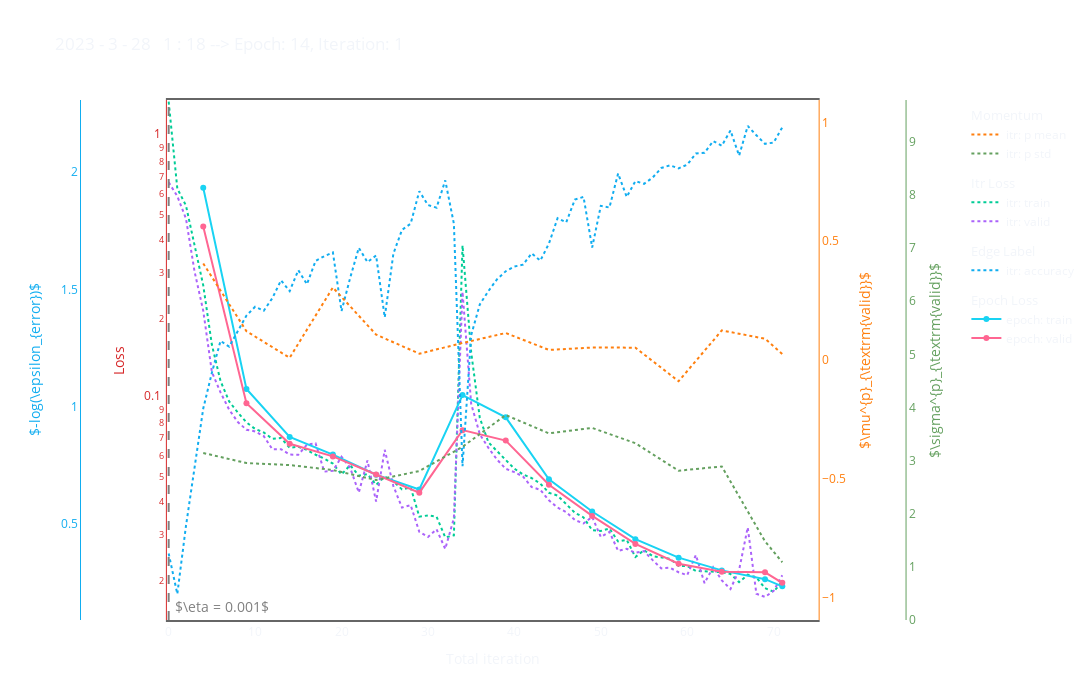

The cell this chart's notebook holds for it:
### Code cell
df, t = update_csv()
fig = update_fig(df, t)
fig.show()
while True:
    df, t = update_csv()
    fig = update_fig(df, t)
    time.sleep(30)
    clear_output(wait=False)
    fig.show()

### Figure 1 — Plotly figure (JSON) as saved in the notebook; plotly's stock layout.template omitted (floating-point values rounded to 4 significant figures)
{"data": [{"legendgroup": "Momentum", "legendgrouptitle": {"text": "Momentum"}, "line": {"color": "#ff7f0e", "dash": "dot"}, "mode": "lines", "name": "itr: p mean", "x": [4, 9, 14, 19, 24, 29, 34, 39, 44, 49, 54, 59, 64, 69, 71], "y": [0.4064, 0.1211, 0.009399, 0.3052, 0.1068, 0.02652, 0.07149, 0.1135, 0.04238, 0.05253, 0.05193, -0.08931, 0.1244, 0.08961, 0.02478], "yaxis": "y3", "type": "scatter", "uid": "45822152-addd-4f3f-a81d-f444a36270a8"}, {"legendgroup": "Momentum", "line": {"color": "#64a05f", "dash": "dot"}, "mode": "lines", "name": "itr: p std", "x": [4, 9, 14, 19, 24, 29, 34, 39, 44, 49, 54, 59, 64, 69, 71], "y": [3.144, 2.954, 2.917, 2.824, 2.634, 2.805, 3.26, 3.859, 3.513, 3.616, 3.328, 2.81, 2.891, 1.481, 1.087], "yaxis": "y4", "type": "scatter", "uid": "1aa3ec95-10e0-48d1-9d9b-93cc5675407d"}, {"legendgroup": "Itr Loss", "legendgrouptitle": {"text": "Itr Loss"}, "line": {"dash": "dot"}, "mode": "lines", "name": "itr: train", "x": [0, 1, 2, 3, 4, 5, 6, 7, 8, 9, 10, 11, 12, 13, 14, 15, 16, 17, 18, 19, 20, 21, 22, 23, 24, 25, 26, 27, 28, 29, 30, 31, 32, 33, 34, 35, 36, 37, 38, 39, 40, 41, 42, 43, 44, 45, 46, 47, 48, 49, 50, 51, 52, 53, 54, 55, 56, 57, 58, 59, 60, 61, 62, 63, 64, 65, 66, 67, 68, 69, 70, 71], "y": [1.352, 0.6301, 0.5426, 0.3799, 0.2688, 0.1593, 0.1158, 0.09679, 0.08777, 0.08051, 0.07596, 0.07365, 0.06963, 0.0702, 0.06439, 0.06492, 0.06311, 0.06053, 0.05853, 0.05601, 0.05086, 0.05524, 0.05034, 0.05101, 0.04644, 0.04993, 0.04785, 0.04463, 0.0454, 0.03509, 0.03549, 0.03508, 0.02923, 0.02978, 0.382, 0.1492, 0.08362, 0.06748, 0.0623, 0.05791, 0.05352, 0.05093, 0.04929, 0.04695, 0.04331, 0.04225, 0.03908, 0.03634, 0.03487, 0.03113, 0.03095, 0.03163, 0.02821, 0.02862, 0.02461, 0.02614, 0.0248, 0.02445, 0.02425, 0.02276, 0.02272, 0.02179, 0.02168, 0.02165, 0.02154, 0.02119, 0.01973, 0.02106, 0.02055, 0.01871, 0.01814, 0.01989], "type": "scatter", "uid": "0dd54ea4-5bb5-40fd-b49b-d69381858c2a"}, {"legendgroup": "Itr Loss", "line": {"dash": "dot"}, "mode": "lines", "name": "itr: valid", "x": [0, 1, 2, 3, 4, 5, 6, 7, 8, 9, 10, 11, 12, 13, 14, 15, 16, 17, 18, 19, 20, 21, 22, 23, 24, 25, 26, 27, 28, 29, 30, 31, 32, 33, 34, 35, 36, 37, 38, 39, 40, 41, 42, 43, 44, 45, 46, 47, 48, 49, 50, 51, 52, 53, 54, 55, 56, 57, 58, 59, 60, 61, 62, 63, 64, 65, 66, 67, 68, 69, 70, 71], "y": [0.6655, 0.5888, 0.484, 0.3031, 0.215, 0.1254, 0.1047, 0.08998, 0.08073, 0.07544, 0.07432, 0.07133, 0.06353, 0.06358, 0.06062, 0.06051, 0.06617, 0.06691, 0.05216, 0.05251, 0.05947, 0.05393, 0.04339, 0.05752, 0.04008, 0.0632, 0.04593, 0.03802, 0.03886, 0.03071, 0.02936, 0.03141, 0.02642, 0.03461, 0.254, 0.09474, 0.0725, 0.06426, 0.05795, 0.05351, 0.05193, 0.04994, 0.04556, 0.04444, 0.04051, 0.038, 0.03653, 0.03408, 0.03306, 0.03505, 0.02938, 0.03072, 0.02598, 0.02647, 0.02553, 0.02592, 0.02394, 0.02226, 0.02239, 0.02152, 0.02098, 0.02504, 0.01955, 0.0225, 0.02004, 0.01856, 0.02196, 0.03193, 0.01781, 0.01732, 0.01829, 0.02095], "type": "scatter", "uid": "62dcacec-d4b9-44c5-a151-fd71bfeb6175"}, {"legendgroup": "Edge Label", "legendgrouptitle": {"text": "Edge Label"}, "line": {"color": "#11ADF0", "dash": "dot"}, "mode": "lines", "name": "itr: accuracy", "x": [0, 1, 2, 3, 4, 5, 6, 7, 8, 9, 10, 11, 12, 13, 14, 15, 16, 17, 18, 19, 20, 21, 22, 23, 24, 25, 26, 27, 28, 29, 30, 31, 32, 33, 34, 35, 36, 37, 38, 39, 40, 41, 42, 43, 44, 45, 46, 47, 48, 49, 50, 51, 52, 53, 54, 55, 56, 57, 58, 59, 60, 61, 62, 63, 64, 65, 66, 67, 68, 69, 70, 71], "y": [0.3742, 0.2015, 0.4909, 0.7324, 0.992, 1.145, 1.28, 1.256, 1.32, 1.388, 1.426, 1.409, 1.463, 1.539, 1.492, 1.582, 1.522, 1.622, 1.642, 1.658, 1.407, 1.549, 1.677, 1.617, 1.645, 1.381, 1.652, 1.754, 1.78, 1.919, 1.86, 1.848, 1.965, 1.78, 0.7459, 1.305, 1.436, 1.493, 1.544, 1.577, 1.597, 1.605, 1.654, 1.622, 1.695, 1.804, 1.786, 1.883, 1.894, 1.679, 1.856, 1.849, 1.994, 1.894, 1.961, 1.95, 1.977, 2.018, 2.029, 2.016, 2.032, 2.079, 2.082, 2.132, 2.112, 2.178, 2.07, 2.197, 2.157, 2.12, 2.126, 2.191], "yaxis": "y2", "type": "scatter", "uid": "07e464dc-a594-4cbe-bdc5-923dba1b5aa1"}, {"legendgroup": "Epoch Loss", "legendgrouptitle": {"text": "Epoch Loss"}, "mode": "lines+markers", "name": "epoch: train", "x": [4, 9, 14, 19, 24, 29, 34, 39, 44, 49, 54, 59, 64, 69, 71], "y": [0.6348, 0.108, 0.07077, 0.06062, 0.05078, 0.04458, 0.1023, 0.08411, 0.0488, 0.03673, 0.02881, 0.02448, 0.02188, 0.02025, 0.01901], "type": "scatter", "uid": "5eac846a-83cb-4aa8-9287-f1ede132c71b"}, {"legendgroup": "Epoch Loss", "mode": "lines+markers", "name": "epoch: valid", "x": [4, 9, 14, 19, 24, 29, 34, 39, 44, 49, 54, 59, 64, 69, 71], "y": [0.4513, 0.09526, 0.06667, 0.05965, 0.05088, 0.04334, 0.07516, 0.06859, 0.04648, 0.03534, 0.02761, 0.02321, 0.02162, 0.02151, 0.01962], "type": "scatter", "uid": "f58b82cf-24e5-4f71-a239-a5bf256398d0"}], "layout": {"shapes": [{"line": {"color": "grey", "dash": "dash", "width": 2}, "type": "line", "x0": 0, "x1": 0, "xref": "x", "y0": 0, "y1": 1, "yref": "y domain"}], "annotations": [{"font": {"color": "grey", "size": 14}, "showarrow": false, "text": "$\\eta = 0.001$", "x": 0.5, "xanchor": "left", "y": -1.797}], "xaxis": {"title": {"text": "Total iteration"}, "showgrid": false, "mirror": true, "showline": true, "zeroline": false, "linewidth": 2, "linecolor": "#666666", "gridcolor": "#d9d9d9", "domain": [0.1, 0.85]}, "yaxis": {"title": {"text": "Loss", "font": {"color": "#d62728"}}, "tickfont": {"color": "#d62728"}, "showgrid": false, "linecolor": "#d62728", "gridcolor": "#d9d9d9", "zeroline": false, "type": "log", "range": [-1.85, 0.1377]}, "yaxis2": {"title": {"text": "$-log(\\epsilon_{error})$", "font": {"color": "#11ADF0"}}, "tickfont": {"color": "#11ADF0"}, "anchor": "free", "overlaying": "y", "side": "left", "position": 0.0, "showgrid": false, "linecolor": "#11ADF0", "gridcolor": "#d9d9d9", "zeroline": false}, "yaxis3": {"title": {"text": "$\\mu^{p}_{\\textrm{valid}}$", "font": {"color": "#ff7f0e"}}, "tickfont": {"color": "#ff7f0e"}, "anchor": "x", "overlaying": "y", "side": "right", "showgrid": false, "linecolor": "#ff7f0e", "gridcolor": "#d9d9d9", "zeroline": false, "range": [-1.094, 1.094]}, "yaxis4": {"title": {"text": "$\\sigma^{p}_{\\textrm{valid}}$", "font": {"color": "#64a05f"}}, "tickfont": {"color": "#64a05f"}, "anchor": "free", "overlaying": "y", "side": "right", "position": 0.95, "showgrid": false, "linecolor": "#64a05f", "gridcolor": "#d9d9d9", "zeroline": false, "range": [0.0, 9.789]}, "title": {"text": "2023 - 3 - 28   1 : 18 --> Epoch: 14, Iteration: 1"}, "width": 1200, "height": 700, "paper_bgcolor": "rgba(0,0,0,0)", "plot_bgcolor": "rgba(0,0,0,0)"}}
